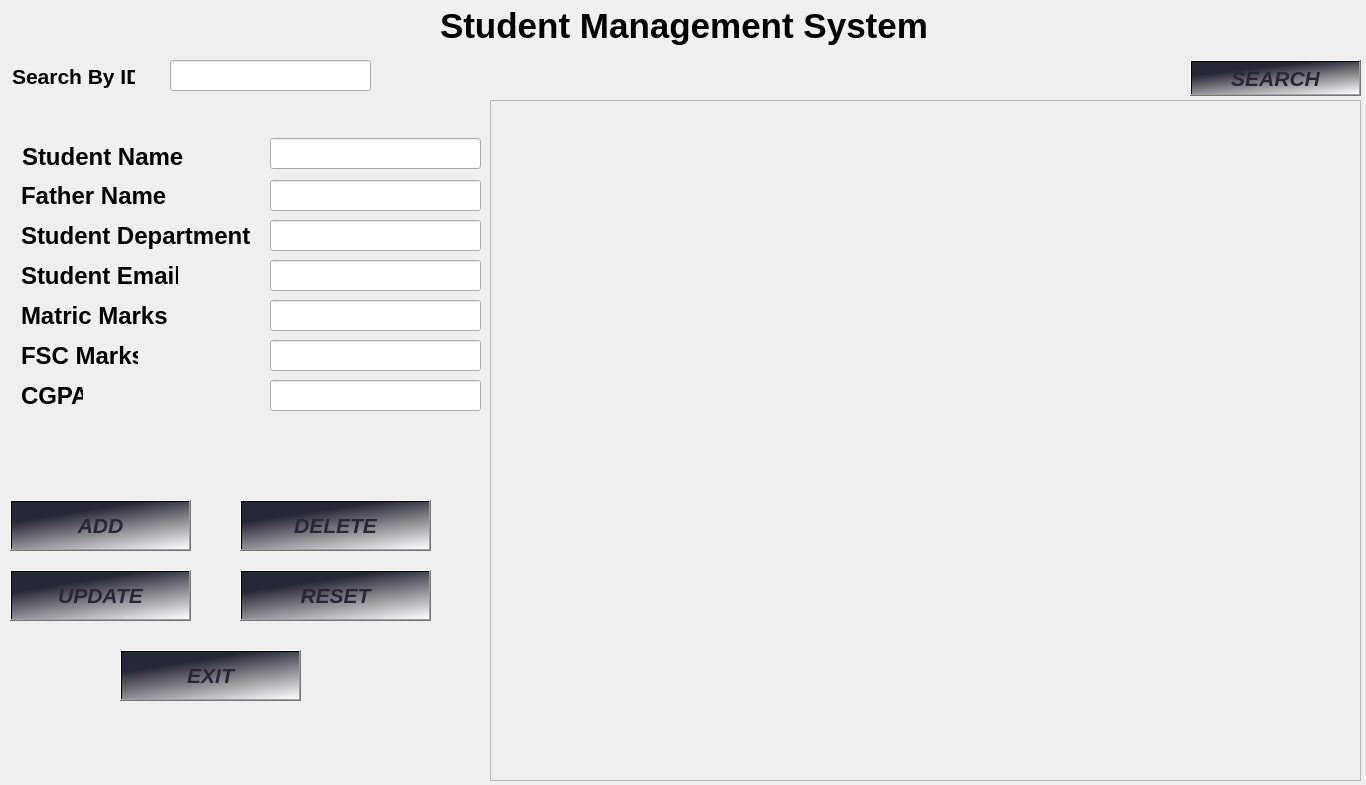
<?xml version="1.0" encoding="UTF-8"?>
<ui version="4.0">
 <class>Dialog</class>
 <widget class="QDialog" name="Dialog">
  <property name="geometry">
   <rect>
    <x>0</x>
    <y>0</y>
    <width>1366</width>
    <height>785</height>
   </rect>
  </property>
  <property name="windowTitle">
   <string>Dialog</string>
  </property>
  <widget class="QPushButton" name="updatebtn">
   <property name="geometry">
    <rect>
     <x>10</x>
     <y>570</y>
     <width>181</width>
     <height>51</height>
    </rect>
   </property>
   <property name="font">
    <font>
     <pointsize>16</pointsize>
     <italic>true</italic>
     <bold>true</bold>
     <underline>false</underline>
    </font>
   </property>
   <property name="styleSheet">
    <string notr="true">background-color: qlineargradient(spread:pad, x1:0.436184, y1:0.068, x2:1, y2:1, stop:0.0782123 rgba(37, 41, 53, 255), stop:1 rgba(255, 255, 255, 255));
color: qlineargradient(spread:pad, x1:0.972, y1:0, x2:0.966, y2:0.00568182, stop:0.0670391 rgba(255, 255, 255, 255), stop:0.865922 rgba(37, 41, 53, 255));</string>
   </property>
   <property name="text">
    <string>UPDATE</string>
   </property>
  </widget>
  <widget class="QPushButton" name="resetbtn">
   <property name="geometry">
    <rect>
     <x>240</x>
     <y>570</y>
     <width>191</width>
     <height>51</height>
    </rect>
   </property>
   <property name="font">
    <font>
     <pointsize>16</pointsize>
     <italic>true</italic>
     <bold>true</bold>
     <underline>false</underline>
    </font>
   </property>
   <property name="styleSheet">
    <string notr="true">background-color: qlineargradient(spread:pad, x1:0.436184, y1:0.068, x2:1, y2:1, stop:0.0782123 rgba(37, 41, 53, 255), stop:1 rgba(255, 255, 255, 255));
color: qlineargradient(spread:pad, x1:0.972, y1:0, x2:0.966, y2:0.00568182, stop:0.0670391 rgba(255, 255, 255, 255), stop:0.865922 rgba(37, 41, 53, 255));</string>
   </property>
   <property name="text">
    <string>RESET</string>
   </property>
  </widget>
  <widget class="QPushButton" name="deletebtn">
   <property name="geometry">
    <rect>
     <x>240</x>
     <y>500</y>
     <width>191</width>
     <height>51</height>
    </rect>
   </property>
   <property name="font">
    <font>
     <pointsize>16</pointsize>
     <italic>true</italic>
     <bold>true</bold>
     <underline>false</underline>
    </font>
   </property>
   <property name="styleSheet">
    <string notr="true">background-color: qlineargradient(spread:pad, x1:0.436184, y1:0.068, x2:1, y2:1, stop:0.0782123 rgba(37, 41, 53, 255), stop:1 rgba(255, 255, 255, 255));
color: qlineargradient(spread:pad, x1:0.972, y1:0, x2:0.966, y2:0.00568182, stop:0.0670391 rgba(255, 255, 255, 255), stop:0.865922 rgba(37, 41, 53, 255));</string>
   </property>
   <property name="text">
    <string>DELETE</string>
   </property>
  </widget>
  <widget class="QPushButton" name="addbtn">
   <property name="geometry">
    <rect>
     <x>10</x>
     <y>500</y>
     <width>181</width>
     <height>51</height>
    </rect>
   </property>
   <property name="font">
    <font>
     <pointsize>16</pointsize>
     <italic>true</italic>
     <bold>true</bold>
     <underline>false</underline>
    </font>
   </property>
   <property name="styleSheet">
    <string notr="true">background-color: qlineargradient(spread:pad, x1:0.436184, y1:0.068, x2:1, y2:1, stop:0.0782123 rgba(37, 41, 53, 255), stop:1 rgba(255, 255, 255, 255));
color: qlineargradient(spread:pad, x1:0.972, y1:0, x2:0.966, y2:0.00568182, stop:0.0670391 rgba(255, 255, 255, 255), stop:0.865922 rgba(37, 41, 53, 255));</string>
   </property>
   <property name="text">
    <string>ADD</string>
   </property>
  </widget>
  <widget class="QPushButton" name="exitbtn">
   <property name="geometry">
    <rect>
     <x>120</x>
     <y>650</y>
     <width>181</width>
     <height>51</height>
    </rect>
   </property>
   <property name="font">
    <font>
     <pointsize>16</pointsize>
     <italic>true</italic>
     <bold>true</bold>
     <underline>false</underline>
    </font>
   </property>
   <property name="styleSheet">
    <string notr="true">background-color: qlineargradient(spread:pad, x1:0.436184, y1:0.068, x2:1, y2:1, stop:0.0782123 rgba(37, 41, 53, 255), stop:1 rgba(255, 255, 255, 255));
color: qlineargradient(spread:pad, x1:0.972, y1:0, x2:0.966, y2:0.00568182, stop:0.0670391 rgba(255, 255, 255, 255), stop:0.865922 rgba(37, 41, 53, 255));</string>
   </property>
   <property name="text">
    <string>EXIT</string>
   </property>
  </widget>
  <widget class="QLabel" name="label">
   <property name="geometry">
    <rect>
     <x>440</x>
     <y>0</y>
     <width>501</width>
     <height>51</height>
    </rect>
   </property>
   <property name="font">
    <font>
     <pointsize>26</pointsize>
     <bold>true</bold>
    </font>
   </property>
   <property name="text">
    <string>Student Management System</string>
   </property>
  </widget>
  <widget class="QLineEdit" name="lineEdit">
   <property name="geometry">
    <rect>
     <x>170</x>
     <y>60</y>
     <width>201</width>
     <height>31</height>
    </rect>
   </property>
  </widget>
  <widget class="QLabel" name="label_2">
   <property name="geometry">
    <rect>
     <x>12</x>
     <y>62</y>
     <width>123</width>
     <height>28</height>
    </rect>
   </property>
   <property name="font">
    <font>
     <pointsize>16</pointsize>
     <bold>true</bold>
    </font>
   </property>
   <property name="text">
    <string>Search By ID</string>
   </property>
  </widget>
  <widget class="QPushButton" name="pushButton_6">
   <property name="geometry">
    <rect>
     <x>1190</x>
     <y>60</y>
     <width>171</width>
     <height>36</height>
    </rect>
   </property>
   <property name="font">
    <font>
     <pointsize>16</pointsize>
     <italic>true</italic>
     <bold>true</bold>
     <underline>false</underline>
    </font>
   </property>
   <property name="styleSheet">
    <string notr="true">background-color: qlineargradient(spread:pad, x1:0.436184, y1:0.068, x2:1, y2:1, stop:0.0782123 rgba(37, 41, 53, 255), stop:1 rgba(255, 255, 255, 255));
color: qlineargradient(spread:pad, x1:0.972, y1:0, x2:0.966, y2:0.00568182, stop:0.0670391 rgba(255, 255, 255, 255), stop:0.865922 rgba(37, 41, 53, 255));</string>
   </property>
   <property name="text">
    <string>SEARCH</string>
   </property>
  </widget>
  <widget class="QLabel" name="label_3">
   <property name="geometry">
    <rect>
     <x>22</x>
     <y>141</y>
     <width>162</width>
     <height>32</height>
    </rect>
   </property>
   <property name="font">
    <font>
     <pointsize>18</pointsize>
     <bold>true</bold>
    </font>
   </property>
   <property name="text">
    <string>Student Name</string>
   </property>
  </widget>
  <widget class="QLabel" name="fthrnameline">
   <property name="geometry">
    <rect>
     <x>21</x>
     <y>180</y>
     <width>144</width>
     <height>32</height>
    </rect>
   </property>
   <property name="font">
    <font>
     <pointsize>18</pointsize>
     <bold>true</bold>
    </font>
   </property>
   <property name="text">
    <string>Father Name</string>
   </property>
  </widget>
  <widget class="QLabel" name="stddpt">
   <property name="geometry">
    <rect>
     <x>21</x>
     <y>220</y>
     <width>233</width>
     <height>32</height>
    </rect>
   </property>
   <property name="font">
    <font>
     <pointsize>18</pointsize>
     <bold>true</bold>
    </font>
   </property>
   <property name="text">
    <string>Student Department</string>
   </property>
  </widget>
  <widget class="QLabel" name="mtrcmarksline">
   <property name="geometry">
    <rect>
     <x>21</x>
     <y>300</y>
     <width>151</width>
     <height>32</height>
    </rect>
   </property>
   <property name="font">
    <font>
     <pointsize>18</pointsize>
     <bold>true</bold>
    </font>
   </property>
   <property name="text">
    <string>Matric Marks</string>
   </property>
  </widget>
  <widget class="QLabel" name="fscmarksline">
   <property name="geometry">
    <rect>
     <x>21</x>
     <y>340</y>
     <width>117</width>
     <height>32</height>
    </rect>
   </property>
   <property name="font">
    <font>
     <pointsize>18</pointsize>
     <bold>true</bold>
    </font>
   </property>
   <property name="text">
    <string>FSC Marks</string>
   </property>
  </widget>
  <widget class="QLabel" name="gpaline">
   <property name="geometry">
    <rect>
     <x>21</x>
     <y>380</y>
     <width>62</width>
     <height>32</height>
    </rect>
   </property>
   <property name="font">
    <font>
     <pointsize>18</pointsize>
     <bold>true</bold>
    </font>
   </property>
   <property name="text">
    <string>CGPA</string>
   </property>
  </widget>
  <widget class="QLabel" name="stdmailline">
   <property name="geometry">
    <rect>
     <x>21</x>
     <y>260</y>
     <width>157</width>
     <height>32</height>
    </rect>
   </property>
   <property name="font">
    <font>
     <pointsize>18</pointsize>
     <bold>true</bold>
    </font>
   </property>
   <property name="text">
    <string>Student Email</string>
   </property>
  </widget>
  <widget class="QLineEdit" name="stdnameline">
   <property name="geometry">
    <rect>
     <x>270</x>
     <y>138</y>
     <width>211</width>
     <height>31</height>
    </rect>
   </property>
   <property name="text">
    <string/>
   </property>
  </widget>
  <widget class="QLineEdit" name="lineEdit_3">
   <property name="geometry">
    <rect>
     <x>270</x>
     <y>180</y>
     <width>211</width>
     <height>31</height>
    </rect>
   </property>
  </widget>
  <widget class="QLineEdit" name="lineEdit_4">
   <property name="geometry">
    <rect>
     <x>270</x>
     <y>220</y>
     <width>211</width>
     <height>31</height>
    </rect>
   </property>
  </widget>
  <widget class="QLineEdit" name="lineEdit_5">
   <property name="geometry">
    <rect>
     <x>270</x>
     <y>260</y>
     <width>211</width>
     <height>31</height>
    </rect>
   </property>
  </widget>
  <widget class="QLineEdit" name="lineEdit_6">
   <property name="geometry">
    <rect>
     <x>270</x>
     <y>300</y>
     <width>211</width>
     <height>31</height>
    </rect>
   </property>
  </widget>
  <widget class="QLineEdit" name="lineEdit_7">
   <property name="geometry">
    <rect>
     <x>270</x>
     <y>340</y>
     <width>211</width>
     <height>31</height>
    </rect>
   </property>
  </widget>
  <widget class="QLineEdit" name="lineEdit_8">
   <property name="geometry">
    <rect>
     <x>270</x>
     <y>380</y>
     <width>211</width>
     <height>31</height>
    </rect>
   </property>
  </widget>
  <widget class="QFrame" name="frame">
   <property name="geometry">
    <rect>
     <x>490</x>
     <y>100</y>
     <width>871</width>
     <height>681</height>
    </rect>
   </property>
   <property name="frameShape">
    <enum>QFrame::StyledPanel</enum>
   </property>
   <property name="frameShadow">
    <enum>QFrame::Raised</enum>
   </property>
  </widget>
 </widget>
 <resources/>
 <connections/>
</ui>
